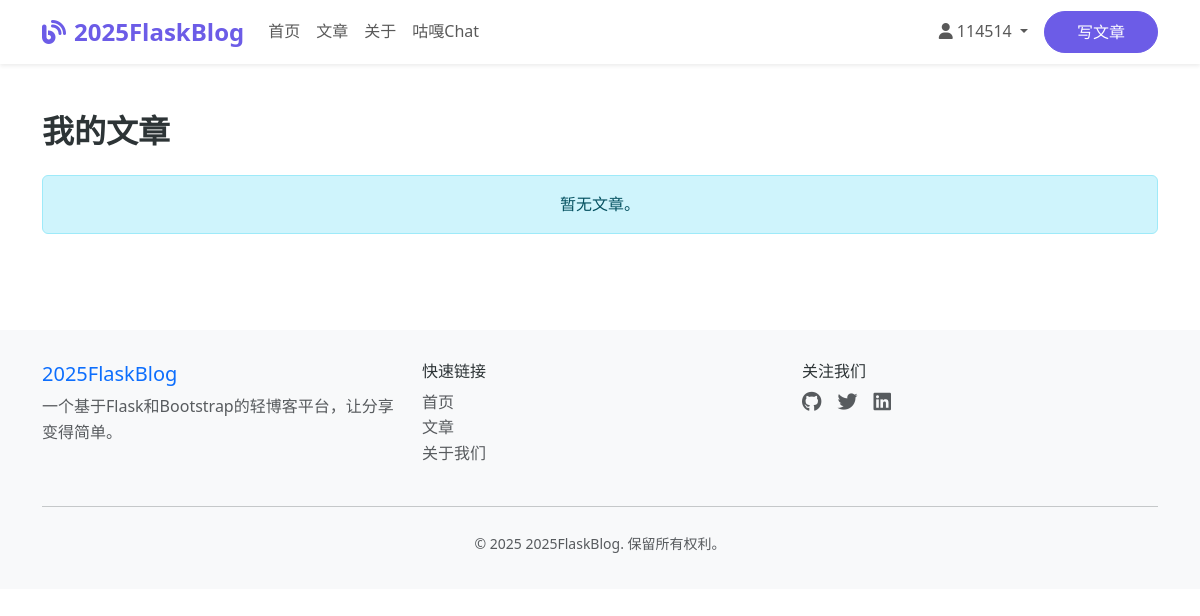
Before: /my_posts (signed in) with the older database file.
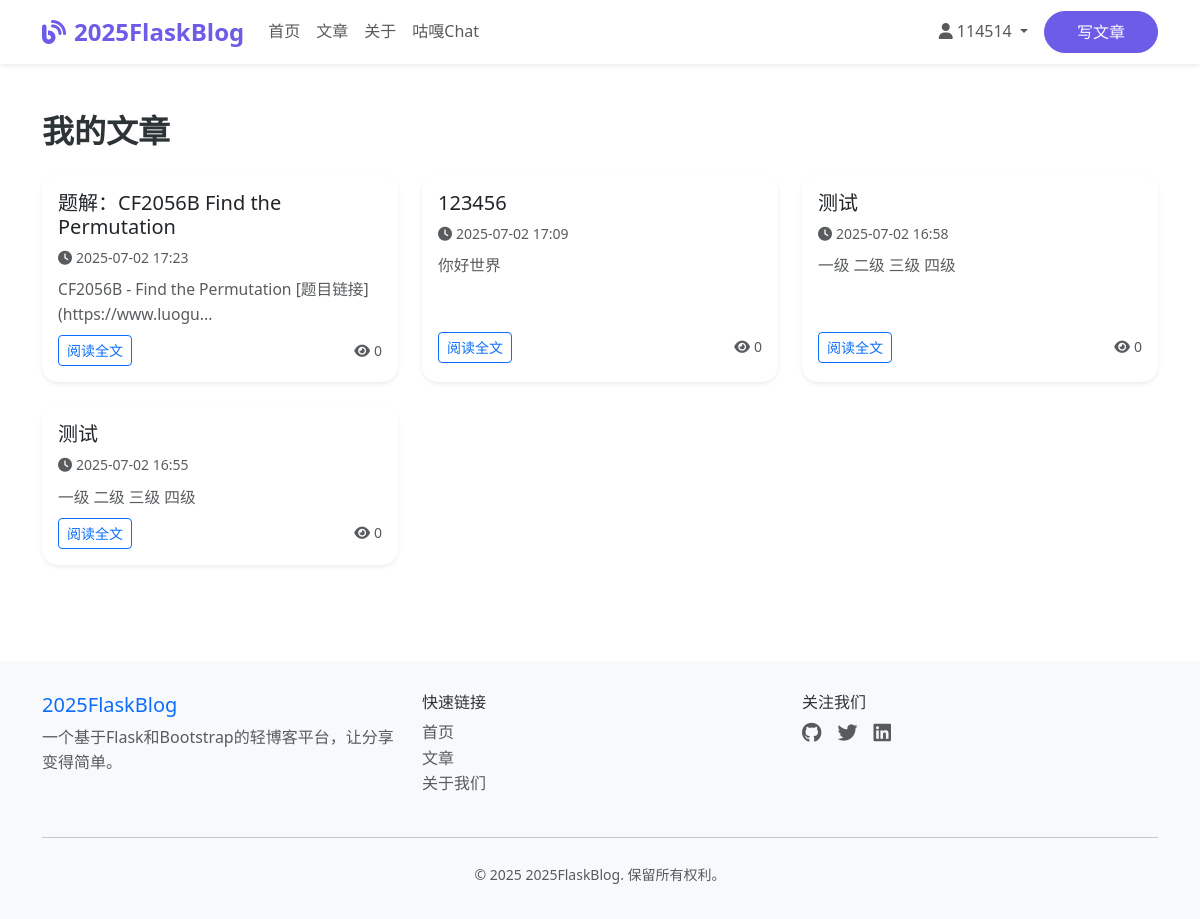
After: the same page with the newer database file.
### app/models.py (models this page shows, shortened)
class User(UserMixin, db.Model):
    __tablename__ = 'users'
    id = db.Column(db.Integer, primary_key=True)
    username = db.Column(db.String(80), unique=True, nullable=False, index=True)
    email = db.Column(db.String(120), unique=True, nullable=False, index=True)
    password_hash = db.Column(db.String(255), nullable=False)
    first_name = db.Column(db.String(50), nullable=True)
    last_name = db.Column(db.String(50), nullable=True)
    bio = db.Column(db.Text, nullable=True)
    avatar_url = db.Column(db.String(255), nullable=True)
    is_active = db.Column(db.Boolean, default=True)
    is_admin = db.Column(db.Boolean, default=False)
    created_at = db.Column(db.DateTime, default=lambda: datetime.now(timezone.utc))
    updated_at = db.Column(db.DateTime, default=lambda: datetime.now(timezone.utc), onupdate=lambda: datetime.now(timezone.utc))
    last_login = db.Column(db.DateTime, nullable=True)
    posts = db.relationship('Post', backref='author', lazy='dynamic', cascade='all, delete-orphan')
    comments = db.relationship('Comment', backref='author', lazy='dynamic', cascade='all, delete-orphan')
    likes = db.relationship('Like', backref='author', lazy='dynamic', cascade='all, delete-orphan')

class Post(db.Model):
    __tablename__ = 'posts'
    id = db.Column(db.Integer, primary_key=True)
    title = db.Column(db.String(120), nullable=False)
    content = db.Column(db.Text, nullable=False)
    summary = db.Column(db.String(255))
    created_at = db.Column(db.DateTime, default=lambda: datetime.now(timezone.utc))
    updated_at = db.Column(db.DateTime, default=lambda: datetime.now(timezone.utc), onupdate=lambda: datetime.now(timezone.utc))
    views = db.Column(db.Integer, default=0)
    author_id = db.Column(db.Integer, db.ForeignKey('users.id'), nullable=False)
    is_published = db.Column(db.Boolean, default=True)
    is_featured = db.Column(db.Boolean, default=False)
    is_deleted = db.Column(db.Boolean, default=False)

### app/routes.py (the view)
@main_bp.route('/my_posts')
@login_required
def my_posts():
    posts = Post.query.filter_by(author_id=current_user.id).order_by(Post.created_at.desc()).all()
    return render_template('user/my_posts.html', posts=posts)

### app.py (called while the page is built)
@app.context_processor
def inject_user():
    return dict(current_user=current_user)

### app/__init__.py (called while the page is built)
def create_app(config_class=Config):
    app = Flask(__name__)
    app.config.from_object(config_class)
    db.init_app(app)
    login_manager.init_app(app)
    migrate.init_app(app, db)
    bcrypt.init_app(app)
    login_manager.login_message = '请先登录才能访问此页面。'
    login_manager.login_message_category = 'info'
    @login_manager.user_loader
    def load_user(user_id):
        from app.models import User
        return User.query.get(int(user_id))
    from app.routes import main_bp
    app.register_blueprint(main_bp)
    return app

### app/templates/user/my_posts.html (shortened to what this page needs)
{% extends 'base.html' %}
{% block content %}
<div class="container py-5">
    <h2 class="fw-bold mb-4">我的文章</h2>
    <div class="row g-4">
        {% if posts %}
            {% for post in posts %}
            <div class="col-md-6 col-lg-4">
                <div class="card h-100 shadow-sm border-0 rounded-4">
                    <div class="card-body d-flex flex-column">
                        <h5 class="card-title mb-2">
                            <a href="{{ url_for('main.post_detail', post_id=post.id) }}" class="text-decoration-none text-dark">
                                {{ post.title }}
                            </a>
                        </h5>
                        <div class="mb-2 text-muted small">
                            <i class="fas fa-clock me-1"></i>{{ post.created_at.strftime('%Y-%m-%d %H:%M') }}
                        </div>
                        <div class="card-text text-muted flex-grow-1 article-preview" style="font-size: 0.98em; max-height: 4.5em; overflow: hidden; text-overflow: ellipsis; display: -webkit-box; -webkit-line-clamp: 3; -webkit-box-orient: vertical;">
                            {{ post.summary or post.content|striptags|truncate(60, True, '...')|replace('#','')|replace('*','')|replace('_','')|replace('`','')|replace('$','') }}
                        </div>
                        <div class="mt-2 d-flex justify-content-between align-items-center">
                            <a href="{{ url_for('main.post_detail', post_id=post.id) }}" class="btn btn-sm btn-outline-primary">阅读全文</a>
                            <div class="text-muted small">
                                <i class="fas fa-eye me-1"></i>{{ post.views or 0 }}
                            </div>
                        </div>
                    </div>
                </div>
            </div>
            {% endfor %}
        {% else %}
            <div class="col-12">
                <div class="alert alert-info text-center mb-0">
                    暂无文章。
                </div>
            </div>
        {% endif %}
    </div>
</div>
{% endblock %}

### app/templates/base.html (shortened to what this page needs)
<!DOCTYPE html>
<html lang="zh-CN">
<head>
    <link href="{{ url_for('static', filename='css/bootstrap.min.css') }}" rel="stylesheet">
</head>
<body>
    <nav class="navbar navbar-expand-lg navbar-light bg-white shadow-sm sticky-top">
        <div class="container">
            <a class="navbar-brand" href="{{ url_for('main.index') }}">
                <i class="fas fa-blog me-2"></i>2025FlaskBlog
            </a>
            <div class="collapse navbar-collapse" id="navbarNav">
                <ul class="navbar-nav me-auto">
                    <li class="nav-item">
                        <a class="nav-link" href="{{ url_for('main.index') }}">首页</a>
                    </li>
                    <li class="nav-item">
                        <a class="nav-link" href="{{ url_for('main.post_list') }}">文章</a>
                    </li>
                    <li class="nav-item">
                        <a class="nav-link" href="{{ url_for('main.about') }}">关于</a>
                    </li>
                    <li class="nav-item">
                        <a class="nav-link" href="{{ url_for('main.guga') }}">咕嘎Chat</a>
                </ul>
                <ul class="navbar-nav">
                    {% if current_user.is_authenticated %}
                        <li class="nav-item dropdown">
                            <a class="nav-link dropdown-toggle" href="#" id="navbarDropdown" role="button" data-bs-toggle="dropdown">
                                <i class="fas fa-user me-1"></i>{{ current_user.username }}
                            </a>
                        </li>
                        <li class="nav-item">
                            <a class="btn btn-primary ms-2" href="{{ url_for('main.create_post') }}">写文章</a>
                        </li>
                    {% endif %}
                </ul>
            </div>
        </div>
    </nav>
    <main>
        {% block content %}{% endblock %}
    </main>
    <footer class="footer">
        <div class="container">
            <div class="row">
                <div class="col-md-4">
                    <h5 class="text-primary">2025FlaskBlog</h5>
                    <p class="text-muted">一个基于Flask和Bootstrap的轻博客平台，让分享变得简单。</p>
                </div>
                <div class="col-md-4">
                    <h6>快速链接</h6>
                    <ul class="list-unstyled">
                        <li><a href="{{ url_for('main.index') }}" class="text-muted text-decoration-none">首页</a></li>
                        <li><a href="{{ url_for('main.post_list') }}" class="text-muted text-decoration-none">文章</a></li>
                        <li><a href="{{ url_for('main.about') }}" class="text-muted text-decoration-none">关于我们</a></li>
                    </ul>
                </div>
                <div class="col-md-4">
                    <h6>关注我们</h6>
                    <div class="d-flex gap-3">
                        <a href="#" class="text-muted"><i class="fab fa-github fa-lg"></i></a>
                        <a href="#" class="text-muted"><i class="fab fa-twitter fa-lg"></i></a>
                        <a href="#" class="text-muted"><i class="fab fa-linkedin fa-lg"></i></a>
                    </div>
                </div>
            </div>
            <hr class="my-4">
            <div class="text-center text-muted">
                <small>&copy; 2025 2025FlaskBlog. 保留所有权利。</small>
            </div>
        </div>
    </footer>
</body>
</html>

Changed rows visible on the page:
added Post: title "题解：CF2056B Find the Permutation", created_at "2025-07-02 17:23", summary+content "CF2056B - Find the Permutation [题目链接](https://www.luogu...", views "0"
added Post: title "123456", created_at "2025-07-02 17:09", summary+content "你好世界", views "0"
added Post: title "测试", created_at "2025-07-02 16:58", summary+content "一级 二级 三级 四级", views "0"
added Post: title "测试", created_at "2025-07-02 16:55", summary+content "一级 二级 三级 四级", views "0"
Other visible differences:
text no longer shown: "暂无文章。"
